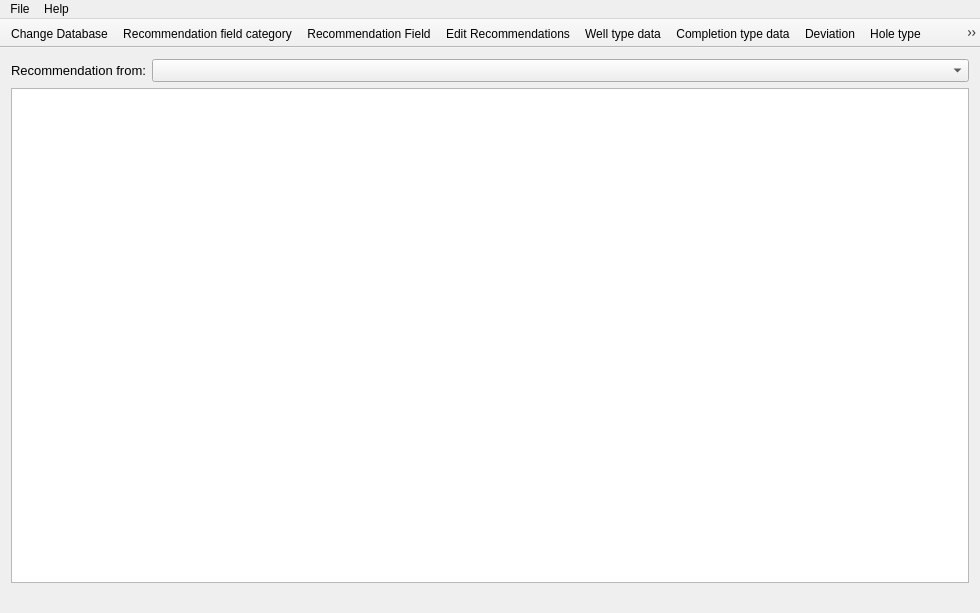
<?xml version="1.0" encoding="UTF-8"?>
<ui version="4.0">
 <class>MainWindow</class>
 <widget class="QMainWindow" name="MainWindow">
  <property name="geometry">
   <rect>
    <x>0</x>
    <y>0</y>
    <width>980</width>
    <height>613</height>
   </rect>
  </property>
  <property name="windowTitle">
   <string>AAA - Database</string>
  </property>
  <property name="windowIcon">
   <iconset resource="images.qrc">
    <normaloff>:/image/window-icon.ico</normaloff>:/image/window-icon.ico</iconset>
  </property>
  <property name="locale">
   <locale language="English" country="UnitedStates"/>
  </property>
  <widget class="QWidget" name="centralWidget">
   <layout class="QGridLayout" name="gridLayout">
    <item row="0" column="0">
     <layout class="QVBoxLayout" name="verticalLayout">
      <item>
       <layout class="QFormLayout" name="formLayout">
        <item row="0" column="0">
         <widget class="QLabel" name="recommendationLabel">
          <property name="font">
           <font>
            <pointsize>10</pointsize>
           </font>
          </property>
          <property name="text">
           <string>Recommendation from:</string>
          </property>
         </widget>
        </item>
        <item row="0" column="1">
         <widget class="QComboBox" name="recommendationComboBox">
          <property name="font">
           <font>
            <pointsize>10</pointsize>
           </font>
          </property>
         </widget>
        </item>
       </layout>
      </item>
      <item>
       <widget class="QTableView" name="recommendationTableView">
        <property name="font">
         <font>
          <pointsize>10</pointsize>
         </font>
        </property>
        <property name="contextMenuPolicy">
         <enum>Qt::CustomContextMenu</enum>
        </property>
        <property name="styleSheet">
         <string notr="true"/>
        </property>
        <property name="editTriggers">
         <set>QAbstractItemView::NoEditTriggers</set>
        </property>
        <property name="alternatingRowColors">
         <bool>false</bool>
        </property>
        <property name="selectionMode">
         <enum>QAbstractItemView::SingleSelection</enum>
        </property>
        <property name="selectionBehavior">
         <enum>QAbstractItemView::SelectItems</enum>
        </property>
        <property name="verticalScrollMode">
         <enum>QAbstractItemView::ScrollPerPixel</enum>
        </property>
        <property name="horizontalScrollMode">
         <enum>QAbstractItemView::ScrollPerPixel</enum>
        </property>
        <attribute name="horizontalHeaderHighlightSections">
         <bool>false</bool>
        </attribute>
        <attribute name="verticalHeaderHighlightSections">
         <bool>false</bool>
        </attribute>
       </widget>
      </item>
     </layout>
    </item>
   </layout>
  </widget>
  <widget class="QMenuBar" name="menuBar">
   <property name="geometry">
    <rect>
     <x>0</x>
     <y>0</y>
     <width>980</width>
     <height>21</height>
    </rect>
   </property>
   <widget class="QMenu" name="menuFile">
    <property name="title">
     <string>File</string>
    </property>
    <addaction name="action_Change_Database"/>
    <addaction name="actionEditRecommendations"/>
    <addaction name="separator"/>
    <addaction name="actionExit"/>
   </widget>
   <widget class="QMenu" name="menuHelp">
    <property name="locale">
     <locale language="English" country="UnitedStates"/>
    </property>
    <property name="title">
     <string>Help</string>
    </property>
    <widget class="QMenu" name="menuLanguage">
     <property name="locale">
      <locale language="English" country="UnitedStates"/>
     </property>
     <property name="title">
      <string>Language</string>
     </property>
     <addaction name="actionKazakh"/>
     <addaction name="actionRussian"/>
     <addaction name="actionEnglish"/>
    </widget>
    <addaction name="action_About"/>
    <addaction name="separator"/>
    <addaction name="menuLanguage"/>
   </widget>
   <addaction name="menuFile"/>
   <addaction name="menuHelp"/>
  </widget>
  <widget class="QToolBar" name="mainToolBar">
   <property name="movable">
    <bool>false</bool>
   </property>
   <property name="allowedAreas">
    <set>Qt::TopToolBarArea</set>
   </property>
   <property name="floatable">
    <bool>false</bool>
   </property>
   <attribute name="toolBarArea">
    <enum>TopToolBarArea</enum>
   </attribute>
   <attribute name="toolBarBreak">
    <bool>false</bool>
   </attribute>
   <addaction name="action_Change_Database"/>
   <addaction name="actionRecommendationFieldCategory"/>
   <addaction name="actionRecommendationField"/>
   <addaction name="actionEditRecommendations"/>
   <addaction name="actionWellTypeData"/>
   <addaction name="actionCompletionTypeData"/>
   <addaction name="actionDeviation"/>
   <addaction name="actionHoleType"/>
   <addaction name="actionReservoirType"/>
   <addaction name="actionDriveMechanism"/>
   <addaction name="actionCompatibilityData"/>
   <addaction name="actionFormationType"/>
   <addaction name="actionClaysTypes"/>
   <addaction name="actionFormationDamageType"/>
   <addaction name="actionFormationDamage"/>
   <addaction name="actionAcidAdditivesType"/>
  </widget>
  <widget class="QStatusBar" name="statusBar">
   <property name="sizeGripEnabled">
    <bool>false</bool>
   </property>
  </widget>
  <action name="action_Change_Database">
   <property name="icon">
    <iconset resource="images.qrc">
     <normaloff>:/image/database.png</normaloff>:/image/database.png</iconset>
   </property>
   <property name="text">
    <string>Change Database</string>
   </property>
   <property name="shortcut">
    <string>Ctrl+D</string>
   </property>
  </action>
  <action name="actionExit">
   <property name="text">
    <string>Exit</string>
   </property>
   <property name="shortcut">
    <string>Ctrl+Q</string>
   </property>
  </action>
  <action name="action_About">
   <property name="text">
    <string>About</string>
   </property>
   <property name="shortcut">
    <string>Ctrl+Shift+A</string>
   </property>
  </action>
  <action name="actionEditRecommendations">
   <property name="icon">
    <iconset resource="images.qrc">
     <normaloff>:/image/recommendation.png</normaloff>:/image/recommendation.png</iconset>
   </property>
   <property name="text">
    <string>Edit Recommendations</string>
   </property>
   <property name="shortcut">
    <string>Ctrl+R</string>
   </property>
  </action>
  <action name="actionKazakh">
   <property name="checkable">
    <bool>true</bool>
   </property>
   <property name="text">
    <string>Kazakh</string>
   </property>
  </action>
  <action name="actionRussian">
   <property name="checkable">
    <bool>true</bool>
   </property>
   <property name="text">
    <string>Russian</string>
   </property>
  </action>
  <action name="actionEnglish">
   <property name="checkable">
    <bool>true</bool>
   </property>
   <property name="checked">
    <bool>true</bool>
   </property>
   <property name="text">
    <string>English</string>
   </property>
  </action>
  <action name="actionWellTypeData">
   <property name="icon">
    <iconset resource="images.qrc">
     <normaloff>:/image/well_type.png</normaloff>:/image/well_type.png</iconset>
   </property>
   <property name="text">
    <string>Well type data</string>
   </property>
   <property name="shortcut">
    <string>Alt+Shift+W</string>
   </property>
  </action>
  <action name="actionCompletionTypeData">
   <property name="icon">
    <iconset resource="images.qrc">
     <normaloff>:/image/completion_type.png</normaloff>:/image/completion_type.png</iconset>
   </property>
   <property name="text">
    <string>Completion type data</string>
   </property>
   <property name="toolTip">
    <string>Completion type data</string>
   </property>
  </action>
  <action name="actionReservoirType">
   <property name="icon">
    <iconset resource="images.qrc">
     <normaloff>:/image/reservoir_permeability.png</normaloff>:/image/reservoir_permeability.png</iconset>
   </property>
   <property name="text">
    <string>Reservoir type</string>
   </property>
   <property name="toolTip">
    <string>Reservoir type</string>
   </property>
  </action>
  <action name="actionDriveMechanism">
   <property name="icon">
    <iconset resource="images.qrc">
     <normaloff>:/image/drive_mechanism.png</normaloff>:/image/drive_mechanism.png</iconset>
   </property>
   <property name="text">
    <string>Drive mechanism</string>
   </property>
   <property name="toolTip">
    <string>Drive mechanism</string>
   </property>
  </action>
  <action name="actionCompatibilityData">
   <property name="icon">
    <iconset resource="images.qrc">
     <normaloff>:/image/compatibility_data.png</normaloff>:/image/compatibility_data.png</iconset>
   </property>
   <property name="text">
    <string>Compatibility data</string>
   </property>
   <property name="toolTip">
    <string>Compatibility data</string>
   </property>
  </action>
  <action name="actionFormationType">
   <property name="icon">
    <iconset resource="images.qrc">
     <normaloff>:/image/formation_type.png</normaloff>:/image/formation_type.png</iconset>
   </property>
   <property name="text">
    <string>Formation type</string>
   </property>
   <property name="toolTip">
    <string>Formation type</string>
   </property>
  </action>
  <action name="actionClaysTypes">
   <property name="icon">
    <iconset resource="images.qrc">
     <normaloff>:/image/clay_type.png</normaloff>:/image/clay_type.png</iconset>
   </property>
   <property name="text">
    <string>Clays types</string>
   </property>
   <property name="toolTip">
    <string>Clays types</string>
   </property>
  </action>
  <action name="actionFormationDamageType">
   <property name="icon">
    <iconset resource="images.qrc">
     <normaloff>:/image/formation_damage_type.png</normaloff>:/image/formation_damage_type.png</iconset>
   </property>
   <property name="text">
    <string>Formation damage type</string>
   </property>
   <property name="toolTip">
    <string>Formation damage type</string>
   </property>
  </action>
  <action name="actionFormationDamage">
   <property name="icon">
    <iconset resource="images.qrc">
     <normaloff>:/image/formation_damage.png</normaloff>:/image/formation_damage.png</iconset>
   </property>
   <property name="text">
    <string>Formation damage</string>
   </property>
   <property name="toolTip">
    <string>Formation damage</string>
   </property>
  </action>
  <action name="actionAcidAdditivesType">
   <property name="icon">
    <iconset resource="images.qrc">
     <normaloff>:/image/acid_additives_type.png</normaloff>:/image/acid_additives_type.png</iconset>
   </property>
   <property name="text">
    <string>Acid additives type</string>
   </property>
   <property name="toolTip">
    <string>Acid additives type</string>
   </property>
  </action>
  <action name="actionRecommendationFieldCategory">
   <property name="icon">
    <iconset resource="images.qrc">
     <normaloff>:/image/category_field.png</normaloff>:/image/category_field.png</iconset>
   </property>
   <property name="text">
    <string>Recommendation field category</string>
   </property>
   <property name="toolTip">
    <string>Recommendation field category</string>
   </property>
  </action>
  <action name="actionRecommendationField">
   <property name="icon">
    <iconset resource="images.qrc">
     <normaloff>:/image/field.png</normaloff>:/image/field.png</iconset>
   </property>
   <property name="text">
    <string>Recommendation Field</string>
   </property>
   <property name="toolTip">
    <string>Recommendation Field</string>
   </property>
  </action>
  <action name="actionCreate">
   <property name="text">
    <string>Create</string>
   </property>
   <property name="toolTip">
    <string>Create</string>
   </property>
  </action>
  <action name="actionEdit">
   <property name="text">
    <string>Edit</string>
   </property>
   <property name="toolTip">
    <string>Edit</string>
   </property>
  </action>
  <action name="actionDelete">
   <property name="text">
    <string>Delete</string>
   </property>
   <property name="toolTip">
    <string>Delete</string>
   </property>
  </action>
  <action name="actionDeviation">
   <property name="icon">
    <iconset resource="images.qrc">
     <normaloff>:/image/deviation.png</normaloff>:/image/deviation.png</iconset>
   </property>
   <property name="text">
    <string>Deviation</string>
   </property>
   <property name="toolTip">
    <string>Deviation</string>
   </property>
  </action>
  <action name="actionHoleType">
   <property name="icon">
    <iconset resource="images.qrc">
     <normaloff>:/image/hole.png</normaloff>:/image/hole.png</iconset>
   </property>
   <property name="text">
    <string>Hole type</string>
   </property>
   <property name="toolTip">
    <string>Hole type</string>
   </property>
  </action>
 </widget>
 <layoutdefault spacing="6" margin="11"/>
 <resources>
  <include location="images.qrc"/>
 </resources>
 <connections>
  <connection>
   <sender>actionExit</sender>
   <signal>triggered()</signal>
   <receiver>MainWindow</receiver>
   <slot>close()</slot>
   <hints>
    <hint type="sourcelabel">
     <x>-1</x>
     <y>-1</y>
    </hint>
    <hint type="destinationlabel">
     <x>199</x>
     <y>149</y>
    </hint>
   </hints>
  </connection>
  <connection>
   <sender>action_About</sender>
   <signal>triggered()</signal>
   <receiver>MainWindow</receiver>
   <slot>openAboutDialog()</slot>
   <hints>
    <hint type="sourcelabel">
     <x>-1</x>
     <y>-1</y>
    </hint>
    <hint type="destinationlabel">
     <x>199</x>
     <y>149</y>
    </hint>
   </hints>
  </connection>
  <connection>
   <sender>action_Change_Database</sender>
   <signal>triggered()</signal>
   <receiver>MainWindow</receiver>
   <slot>openChangeDatabaseDialog()</slot>
   <hints>
    <hint type="sourcelabel">
     <x>-1</x>
     <y>-1</y>
    </hint>
    <hint type="destinationlabel">
     <x>199</x>
     <y>149</y>
    </hint>
   </hints>
  </connection>
  <connection>
   <sender>actionEditRecommendations</sender>
   <signal>triggered()</signal>
   <receiver>MainWindow</receiver>
   <slot>openEditRecommendationsDialog()</slot>
   <hints>
    <hint type="sourcelabel">
     <x>-1</x>
     <y>-1</y>
    </hint>
    <hint type="destinationlabel">
     <x>199</x>
     <y>149</y>
    </hint>
   </hints>
  </connection>
  <connection>
   <sender>recommendationComboBox</sender>
   <signal>currentIndexChanged(int)</signal>
   <receiver>MainWindow</receiver>
   <slot>recommendationComboBoxIndexChanged(int)</slot>
   <hints>
    <hint type="sourcelabel">
     <x>523</x>
     <y>76</y>
    </hint>
    <hint type="destinationlabel">
     <x>452</x>
     <y>306</y>
    </hint>
   </hints>
  </connection>
  <connection>
   <sender>actionWellTypeData</sender>
   <signal>triggered()</signal>
   <receiver>MainWindow</receiver>
   <slot>openWellTypeDataDialog()</slot>
   <hints>
    <hint type="sourcelabel">
     <x>-1</x>
     <y>-1</y>
    </hint>
    <hint type="destinationlabel">
     <x>452</x>
     <y>306</y>
    </hint>
   </hints>
  </connection>
  <connection>
   <sender>actionCompletionTypeData</sender>
   <signal>triggered()</signal>
   <receiver>MainWindow</receiver>
   <slot>openCompletionTypeDataDialog()</slot>
   <hints>
    <hint type="sourcelabel">
     <x>-1</x>
     <y>-1</y>
    </hint>
    <hint type="destinationlabel">
     <x>489</x>
     <y>306</y>
    </hint>
   </hints>
  </connection>
  <connection>
   <sender>actionReservoirType</sender>
   <signal>triggered()</signal>
   <receiver>MainWindow</receiver>
   <slot>openReservoirTypeDataDialog()</slot>
   <hints>
    <hint type="sourcelabel">
     <x>-1</x>
     <y>-1</y>
    </hint>
    <hint type="destinationlabel">
     <x>489</x>
     <y>306</y>
    </hint>
   </hints>
  </connection>
  <connection>
   <sender>actionDriveMechanism</sender>
   <signal>triggered()</signal>
   <receiver>MainWindow</receiver>
   <slot>openDriveMechanismDataDialog()</slot>
   <hints>
    <hint type="sourcelabel">
     <x>-1</x>
     <y>-1</y>
    </hint>
    <hint type="destinationlabel">
     <x>489</x>
     <y>306</y>
    </hint>
   </hints>
  </connection>
  <connection>
   <sender>actionCompatibilityData</sender>
   <signal>triggered()</signal>
   <receiver>MainWindow</receiver>
   <slot>openCompatibilityDataDialog()</slot>
   <hints>
    <hint type="sourcelabel">
     <x>-1</x>
     <y>-1</y>
    </hint>
    <hint type="destinationlabel">
     <x>489</x>
     <y>306</y>
    </hint>
   </hints>
  </connection>
  <connection>
   <sender>actionFormationType</sender>
   <signal>triggered()</signal>
   <receiver>MainWindow</receiver>
   <slot>openFormationTypeDataDialog()</slot>
   <hints>
    <hint type="sourcelabel">
     <x>-1</x>
     <y>-1</y>
    </hint>
    <hint type="destinationlabel">
     <x>489</x>
     <y>306</y>
    </hint>
   </hints>
  </connection>
  <connection>
   <sender>actionClaysTypes</sender>
   <signal>triggered()</signal>
   <receiver>MainWindow</receiver>
   <slot>openClaysTypesDataDialog()</slot>
   <hints>
    <hint type="sourcelabel">
     <x>-1</x>
     <y>-1</y>
    </hint>
    <hint type="destinationlabel">
     <x>489</x>
     <y>306</y>
    </hint>
   </hints>
  </connection>
  <connection>
   <sender>actionFormationDamageType</sender>
   <signal>triggered()</signal>
   <receiver>MainWindow</receiver>
   <slot>openFormationDamageTypeDataDialog()</slot>
   <hints>
    <hint type="sourcelabel">
     <x>-1</x>
     <y>-1</y>
    </hint>
    <hint type="destinationlabel">
     <x>489</x>
     <y>306</y>
    </hint>
   </hints>
  </connection>
  <connection>
   <sender>actionFormationDamage</sender>
   <signal>triggered()</signal>
   <receiver>MainWindow</receiver>
   <slot>openFormationDamageDataDialog()</slot>
   <hints>
    <hint type="sourcelabel">
     <x>-1</x>
     <y>-1</y>
    </hint>
    <hint type="destinationlabel">
     <x>489</x>
     <y>306</y>
    </hint>
   </hints>
  </connection>
  <connection>
   <sender>actionAcidAdditivesType</sender>
   <signal>triggered()</signal>
   <receiver>MainWindow</receiver>
   <slot>openAcidAdditivesType()</slot>
   <hints>
    <hint type="sourcelabel">
     <x>-1</x>
     <y>-1</y>
    </hint>
    <hint type="destinationlabel">
     <x>489</x>
     <y>306</y>
    </hint>
   </hints>
  </connection>
  <connection>
   <sender>actionRecommendationFieldCategory</sender>
   <signal>triggered()</signal>
   <receiver>MainWindow</receiver>
   <slot>openRecommendationFieldCategory()</slot>
   <hints>
    <hint type="sourcelabel">
     <x>-1</x>
     <y>-1</y>
    </hint>
    <hint type="destinationlabel">
     <x>489</x>
     <y>306</y>
    </hint>
   </hints>
  </connection>
  <connection>
   <sender>actionRecommendationField</sender>
   <signal>triggered()</signal>
   <receiver>MainWindow</receiver>
   <slot>openRecommendationField()</slot>
   <hints>
    <hint type="sourcelabel">
     <x>-1</x>
     <y>-1</y>
    </hint>
    <hint type="destinationlabel">
     <x>489</x>
     <y>306</y>
    </hint>
   </hints>
  </connection>
  <connection>
   <sender>recommendationTableView</sender>
   <signal>customContextMenuRequested(QPoint)</signal>
   <receiver>MainWindow</receiver>
   <slot>contextMenuRequested(QPoint)</slot>
   <hints>
    <hint type="sourcelabel">
     <x>489</x>
     <y>338</y>
    </hint>
    <hint type="destinationlabel">
     <x>489</x>
     <y>306</y>
    </hint>
   </hints>
  </connection>
  <connection>
   <sender>actionDeviation</sender>
   <signal>triggered()</signal>
   <receiver>MainWindow</receiver>
   <slot>openDeviationDialog()</slot>
   <hints>
    <hint type="sourcelabel">
     <x>-1</x>
     <y>-1</y>
    </hint>
    <hint type="destinationlabel">
     <x>489</x>
     <y>306</y>
    </hint>
   </hints>
  </connection>
  <connection>
   <sender>actionHoleType</sender>
   <signal>triggered()</signal>
   <receiver>MainWindow</receiver>
   <slot>openHoleTypeDialog()</slot>
   <hints>
    <hint type="sourcelabel">
     <x>-1</x>
     <y>-1</y>
    </hint>
    <hint type="destinationlabel">
     <x>489</x>
     <y>306</y>
    </hint>
   </hints>
  </connection>
 </connections>
</ui>
